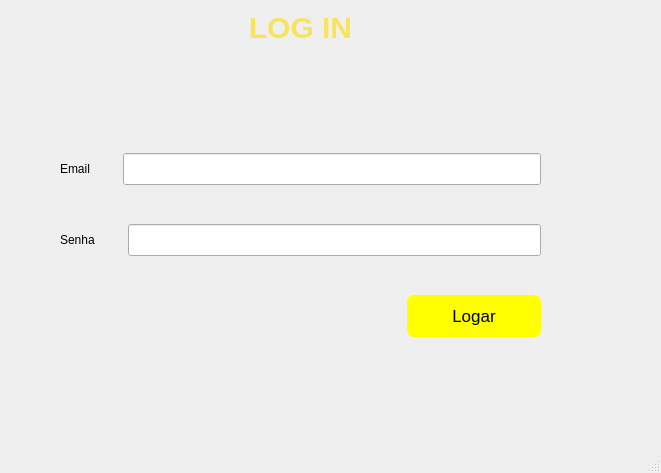
<?xml version="1.0" encoding="UTF-8"?>
<ui version="4.0">
 <class>Screen_Login</class>
 <widget class="QMainWindow" name="Screen_Login">
  <property name="geometry">
   <rect>
    <x>0</x>
    <y>0</y>
    <width>661</width>
    <height>473</height>
   </rect>
  </property>
  <property name="windowTitle">
   <string>Screen_Login</string>
  </property>
  <widget class="QWidget" name="centralwidget">
   <widget class="QLabel" name="label_3">
    <property name="geometry">
     <rect>
      <x>210</x>
      <y>10</y>
      <width>181</width>
      <height>31</height>
     </rect>
    </property>
    <property name="font">
     <font>
      <pointsize>15</pointsize>
      <bold>true</bold>
     </font>
    </property>
    <property name="styleSheet">
     <string notr="true">font-size: 35</string>
    </property>
    <property name="text">
     <string>&lt;html&gt;&lt;head/&gt;&lt;body&gt;&lt;h2 align=&quot;center&quot; style=&quot; margin-top:16px; margin-bottom:12px; margin-left:0px; margin-right:0px; -qt-block-indent:0; text-indent:0px;&quot;&gt;&lt;span style=&quot; font-size:x-large; font-weight:700; color:#f8e45c;&quot;&gt;LOG IN&lt;/span&gt;&lt;/h2&gt;&lt;/body&gt;&lt;/html&gt;</string>
    </property>
   </widget>
   <widget class="QLabel" name="logo">
    <property name="geometry">
     <rect>
      <x>210</x>
      <y>60</y>
      <width>191</width>
      <height>41</height>
     </rect>
    </property>
    <property name="text">
     <string/>
    </property>
    <property name="pixmap">
     <pixmap resource="assets/assets.qrc">:/logo-terminalroot.png</pixmap>
    </property>
   </widget>
   <widget class="QWidget" name="layoutWidget">
    <property name="geometry">
     <rect>
      <x>60</x>
      <y>120</y>
      <width>481</width>
      <height>251</height>
     </rect>
    </property>
    <layout class="QVBoxLayout" name="verticalLayout">
     <item>
      <layout class="QHBoxLayout" name="horizontalLayout_3">
       <item>
        <widget class="QLabel" name="label">
         <property name="text">
          <string>Email        </string>
         </property>
        </widget>
       </item>
       <item>
        <widget class="QLineEdit" name="field_email">
         <property name="font">
          <font>
           <pointsize>15</pointsize>
          </font>
         </property>
        </widget>
       </item>
      </layout>
     </item>
     <item>
      <layout class="QHBoxLayout" name="horizontalLayout_4">
       <item>
        <widget class="QLabel" name="label_2">
         <property name="text">
          <string>Senha        </string>
         </property>
        </widget>
       </item>
       <item>
        <layout class="QHBoxLayout" name="horizontalLayout_2">
         <item>
          <widget class="QLineEdit" name="field_password">
           <property name="font">
            <font>
             <pointsize>15</pointsize>
            </font>
           </property>
           <property name="echoMode">
            <enum>QLineEdit::Password</enum>
           </property>
          </widget>
         </item>
        </layout>
       </item>
      </layout>
     </item>
     <item>
      <layout class="QHBoxLayout" name="horizontalLayout">
       <item>
        <spacer name="horizontalSpacer">
         <property name="orientation">
          <enum>Qt::Horizontal</enum>
         </property>
         <property name="sizeHint" stdset="0">
          <size>
           <width>40</width>
           <height>20</height>
          </size>
         </property>
        </spacer>
       </item>
       <item>
        <widget class="QPushButton" name="btn_login">
         <property name="font">
          <font>
           <pointsize>13</pointsize>
          </font>
         </property>
         <property name="cursor">
          <cursorShape>ArrowCursor</cursorShape>
         </property>
         <property name="styleSheet">
          <string notr="true">padding: 11 45;
border-radius: 7;
background-color: yellow;</string>
         </property>
         <property name="text">
          <string>Logar</string>
         </property>
        </widget>
       </item>
      </layout>
     </item>
    </layout>
   </widget>
  </widget>
  <widget class="QMenuBar" name="menubar">
   <property name="geometry">
    <rect>
     <x>0</x>
     <y>0</y>
     <width>661</width>
     <height>23</height>
    </rect>
   </property>
  </widget>
  <widget class="QStatusBar" name="statusbar"/>
 </widget>
 <resources>
  <include location="assets/assets.qrc"/>
 </resources>
 <connections/>
</ui>
